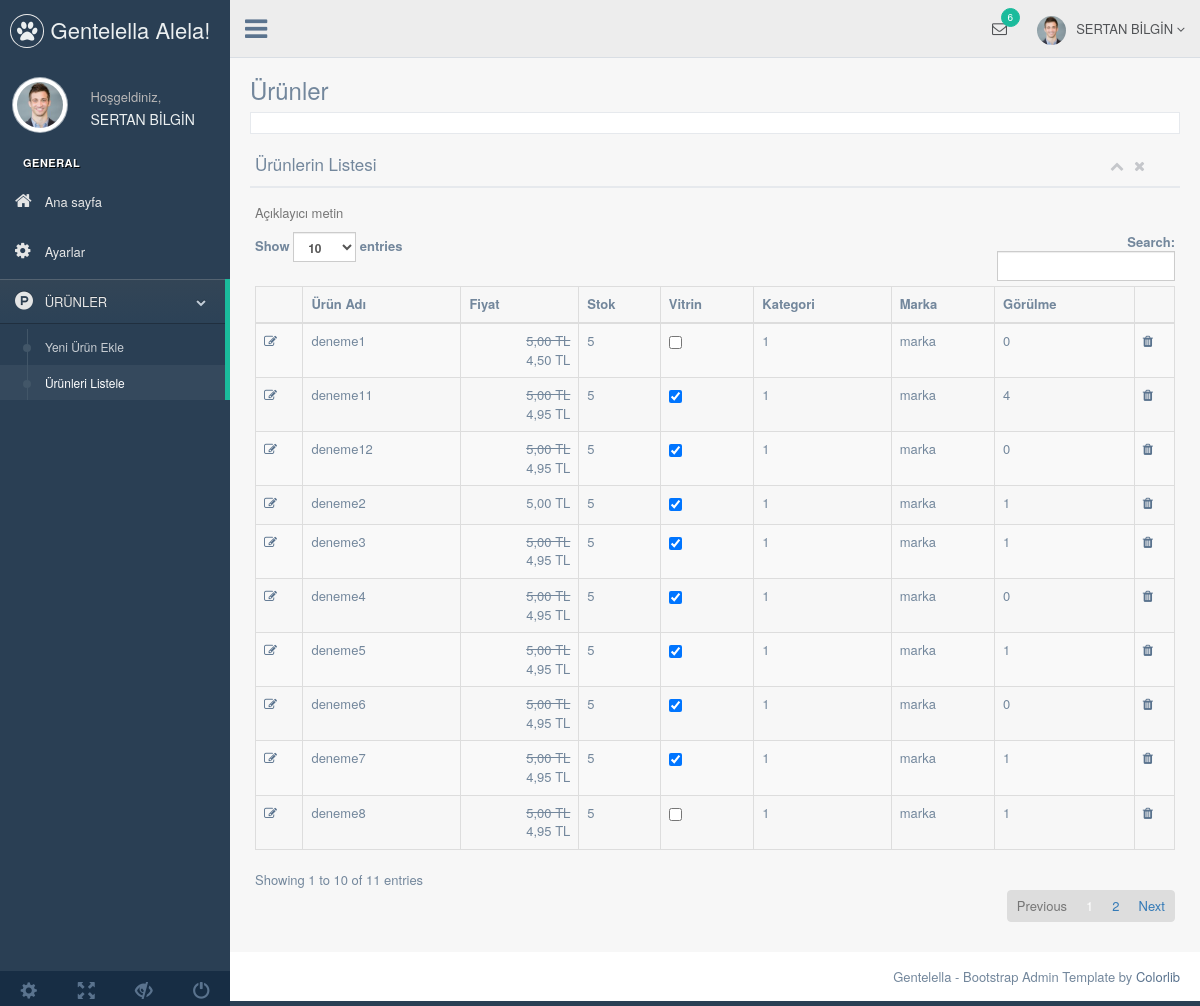
Screenshot of /final/yönet/UrunListele.php (signed in) with the database file from the repository.
### tables this page shows
CREATE TABLE `urun` (
  `urun_id` int NOT NULL,
  `urun_adi` varchar(150) NOT NULL,
  `urun_aciklama` text NOT NULL,
  `urun_fiyat` double NOT NULL,
  `urun_indirim` int NOT NULL,
  `urun_stok` int NOT NULL,
  `urun_vitrin` tinyint NOT NULL,
  `urun_eklenmetarihi` timestamp NOT NULL DEFAULT CURRENT_TIMESTAMP,
  `urun_kategori_id` int NOT NULL,
  `urun_renk` varchar(200) NOT NULL,
  `urun_beden` varchar(200) NOT NULL,
  `urun_marka` varchar(50) NOT NULL,
  `urun_gosterilme` int NOT NULL,
  `sepet_id` int NOT NULL
);

### final/yönet/UrunListele.php (the view, shortened to what this page needs)
<?php
    include "ust.php";
 ?>
        <div class="right_col" role="main">
          <div class="">
            <div class="page-title">
              <div class="title_left">
                <h3>Ürünler</h3>
              </div>
                </div>
            <div class="clearfix"></div>
            <div class="row">
              <div class="col-md-12 col-sm-12 col-xs-12">
                <div class="x_panel"></div>
                <div class="x_title">
                    <h2>Ürünlerin Listesi </h2>
                    <ul class="nav navbar-right panel_toolbox">
                      <li><a class="collapse-link"><i class="fa fa-chevron-up"></i></a>
                      </li>
                       <li><a class="close-link"><i class="fa fa-close"></i></a>
                      </li>
                    </ul>
                    <div class="clearfix"></div>
                  </div>
                  <div class="x_content">
                    <p class="text-muted font-13 m-b-30">
                        Açıklayıcı metin
                  </p>
                    <table id="datatable" class="table table-striped table-bordered">
                      <thead>
                        <tr>
                          <th></th>
                          <th>Ürün Adı</th>
                          <th>Fiyat</th>
                          <th>Stok</th>
                          <th>Vitrin</th>
                          <th>Kategori</th>
                          <th>Marka</th>
                          <th>Görülme</th>
                          <th></th>
                        </tr>
                      </thead>
                      <tbody>
                      <?php
                      $Urunler=$db->query("SELECT * FROM urun ORDER BY urun_adi");
                      while($Urun=$Urunler->fetch())
                      {
                        $IndirimliFiyat="";
                        if($Urun['urun_indirim']>0)
                        {
                          $IndirimliFiyat=$Urun['urun_fiyat']-($Urun['urun_fiyat']*$Urun['urun_indirim']/100);
                          $IndirimliFiyat="<br>".number_format($IndirimliFiyat,2,",",".")." TL";
                        }
                        $Urun['urun_fiyat']=number_format($Urun['urun_fiyat'],2,",","."). " TL";
                        if($Urun['urun_indirim']>0)
                        {
                          $Urun['urun_fiyat']="<del>".$Urun['urun_fiyat']."</del>";
                        }
                        ?>
                        <tr>
                        <td><a href="UrunDetay.php?id=<?php echo $Urun['urun_id'] ?>"><i class="fa fa-edit"></i></a></td>
                        <td><?php echo $Urun['urun_adi'] ?></td>
                        <td style ="text-align: right;" ><?php echo $Urun['urun_fiyat'].$IndirimliFiyat ?></td>
                        <td><?php echo $Urun['urun_stok'] ?></td>
                        <td><input type="checkbox" name="" <?php echo ($Urun['urun_vitrin']?'checked="checked"':'') ?> ></td>
                        <td><?php echo $Urun['urun_kategori_id'] ?></td>
                        <td><?php echo $Urun['urun_marka'] ?></td>
                        <td><?php echo number_format($Urun['urun_gosterilme'],0,",",".") ?></td>
                        <td><a href="urun_sil.php?id=<?php echo $Urun['urun_id'] ?>"><i class="fa fa-trash"></i></a></td>
                      </tr>
                      <?php
                      }
                      ?>
                      </tbody>
                    </table>
                  </div>
                </div>
            </div>
          </div>
        </div>
<?php
include "Alt.php";
?>

### final/yönet/ust.php (shortened to what this page needs)
<!DOCTYPE html>
<html lang="en">
  <head>
    <link href="vendors/bootstrap/dist/css/bootstrap.min.css" rel="stylesheet">
    <link href="vendors/font-awesome/css/font-awesome.min.css" rel="stylesheet">
    <link href="vendors/nprogress/nprogress.css" rel="stylesheet">
    <link href="build/css/custom.min.css" rel="stylesheet">
  </head>
  <body class="nav-md">
    <div class="container body">
      <div class="main_container">
        <div class="col-md-3 left_col">
          <div class="left_col scroll-view">
            <div class="navbar nav_title" style="border: 0;">
              <a href="index.html" class="site_title"><i class="fa fa-paw"></i> <span>Gentelella Alela!</span></a>
            </div>
            <div class="profile clearfix">
              <div class="profile_pic">
                <img src="images/img.jpg" alt="..." class="img-circle profile_img">
              </div>
              <div class="profile_info">
                <span>Hoşgeldiniz,</span>
                <h2><?php echo $_SESSION['kullanici_adsoyad']?></h2>
              </div>
            </div>
            <br />
            <div id="sidebar-menu" class="main_menu_side hidden-print main_menu">
              <div class="menu_section">
                <h3>General</h3>
                <ul class="nav side-menu">
                <li><a href = "./"><i class="fa fa-home"></i> Ana sayfa </a></li>
                <li><a href = "ayar.php"><i class="fa fa-gear"></i> Ayarlar </a></li>
                  <li><a><i class="fa fa-product-hunt"></i> ÜRÜNLER <span class="fa fa-chevron-down"></span></a>
                    <ul class="nav child_menu">
                      <li><a href="UrunDetay.php">Yeni Ürün Ekle</a></li>
                      <li><a href="UrunListele.php">Ürünleri Listele</a></li>
                    </ul>
                  </li>
                    </ul>
                  </div>
                </div>
            <div class="sidebar-footer hidden-small">
              <a data-toggle="tooltip" data-placement="top" title="Settings">
                <span class="glyphicon glyphicon-cog" aria-hidden="true"></span>
              </a>
              <a data-toggle="tooltip" data-placement="top" title="FullScreen">
                <span class="glyphicon glyphicon-fullscreen" aria-hidden="true"></span>
              </a>
              <a data-toggle="tooltip" data-placement="top" title="Lock">
                <span class="glyphicon glyphicon-eye-close" aria-hidden="true"></span>
              </a>
              <a href="login.php?logout" data-toggle="tooltip" data-placement="top" title="Logout">
                <span class="glyphicon glyphicon-off" aria-hidden="true"></span>
              </a>
            </div>
          </div>
        </div>
        <div class="top_nav">
          <div class="nav_menu">
            <nav>
              <div class="nav toggle">
                <a id="menu_toggle"><i class="fa fa-bars"></i></a>
              </div>
              <ul class="nav navbar-nav navbar-right">
                <li class="">
                  <a href="javascript:;" class="user-profile dropdown-toggle" data-toggle="dropdown" aria-expanded="false">
                    <img src="images/img.jpg" alt=""><?php echo $_SESSION['kullanici_adsoyad']?>
                    <span class=" fa fa-angle-down"></span>
                  </a>
                </li>
                <li role="presentation" class="dropdown">
                  <a href="javascript:;" class="dropdown-toggle info-number" data-toggle="dropdown" aria-expanded="false">
                    <i class="fa fa-envelope-o"></i>
                    <span class="badge bg-green">6</span>
                  </a>
                </li>
              </ul>
            </nav>
          </div>
        </div>

### final/yönet/Alt.php (shortened to what this page needs)
        <footer>
          <div class="pull-right">
            Gentelella - Bootstrap Admin Template by <a href="https://colorlib.com">Colorlib</a>
          </div>
          <div class="clearfix"></div>
        </footer>
      </div>
    </div>
  </body>
</html>

### rows the page displays
urun: urun_adi "deneme1", urun_fiyat "5,00 TL", IndirimliFiyat "4,50", urun_stok "5", urun_kategori "1", urun_marka "marka", urun_gosterilme "0"
urun: urun_adi "deneme11", urun_fiyat "5,00 TL", IndirimliFiyat "4,95", urun_stok "5", urun_vitrin "☑", urun_kategori "1", urun_marka "marka", urun_gosterilme "4"
urun: urun_adi "deneme12", urun_fiyat "5,00 TL", IndirimliFiyat "4,95", urun_stok "5", urun_vitrin "☑", urun_kategori "1", urun_marka "marka", urun_gosterilme "0"
urun: urun_adi "deneme2", urun_fiyat "5,00 TL", urun_stok "5", urun_vitrin "☑", urun_kategori "1", urun_marka "marka", urun_gosterilme "1"
urun: urun_adi "deneme3", urun_fiyat "5,00 TL", IndirimliFiyat "4,95", urun_stok "5", urun_vitrin "☑", urun_kategori "1", urun_marka "marka", urun_gosterilme "1"
urun: urun_adi "deneme4", urun_fiyat "5,00 TL", IndirimliFiyat "4,95", urun_stok "5", urun_vitrin "☑", urun_kategori "1", urun_marka "marka", urun_gosterilme "0"
urun: urun_adi "deneme5", urun_fiyat "5,00 TL", IndirimliFiyat "4,95", urun_stok "5", urun_vitrin "☑", urun_kategori "1", urun_marka "marka", urun_gosterilme "1"
urun: urun_adi "deneme6", urun_fiyat "5,00 TL", IndirimliFiyat "4,95", urun_stok "5", urun_vitrin "☑", urun_kategori "1", urun_marka "marka", urun_gosterilme "0"
urun: urun_adi "deneme7", urun_fiyat "5,00 TL", IndirimliFiyat "4,95", urun_stok "5", urun_vitrin "☑", urun_kategori "1", urun_marka "marka", urun_gosterilme "1"
urun: urun_adi "deneme8", urun_fiyat "5,00 TL", IndirimliFiyat "4,95", urun_stok "5", urun_kategori "1", urun_marka "marka", urun_gosterilme "1"

### other values shown
$_SESSION['kullanici_adsoyad'] "SERTAN BİLGİN"
